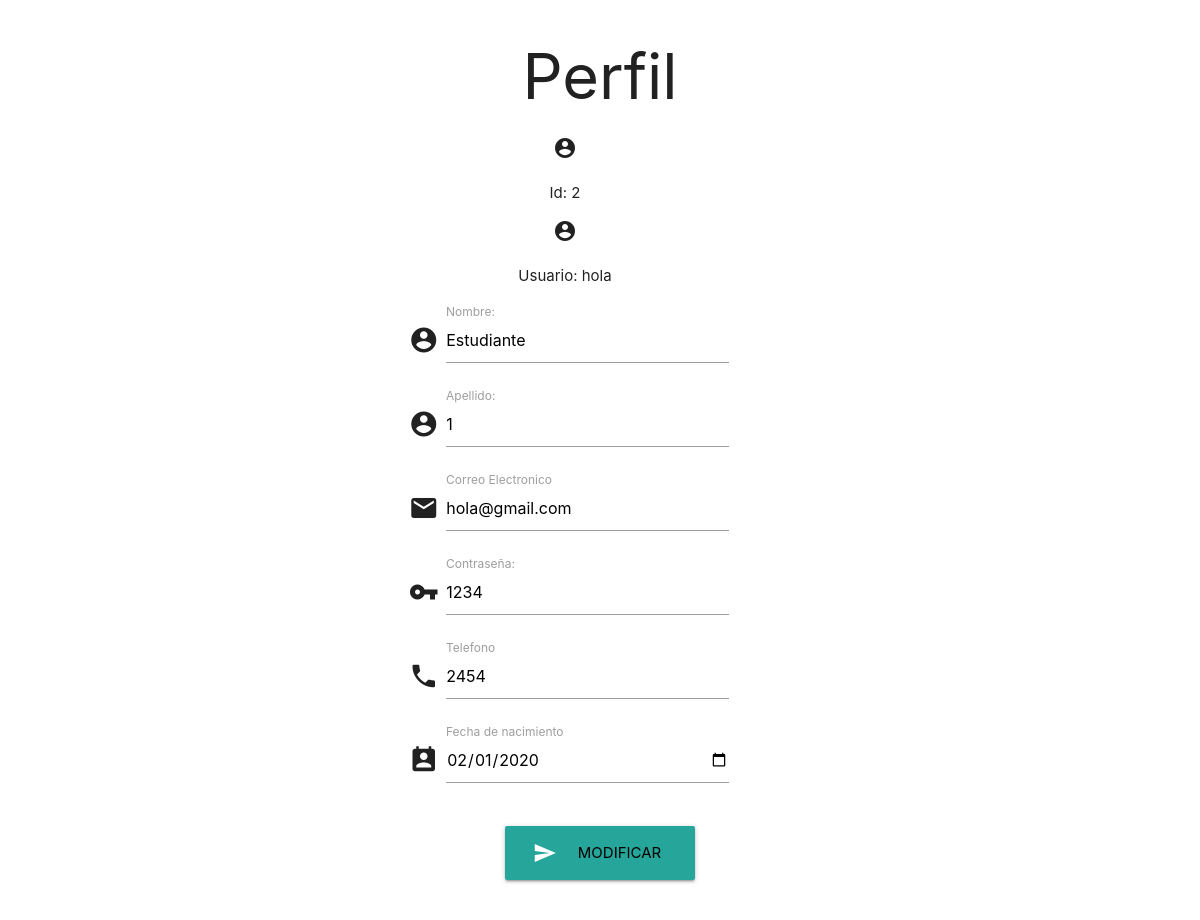
/Perfil.php (signed in), run on the app's committed database.
### tables this page shows
CREATE TABLE `usuarios` (
  `id` int(5) NOT NULL,
  `usuario` varchar(10) NOT NULL,
  `clave` int(10) NOT NULL,
  `correo` varchar(30) NOT NULL,
  `telefono` int(30) NOT NULL,
  `nombre` varchar(30) NOT NULL,
  `apellido` varchar(25) NOT NULL,
  `fecha de nacimiento` date NOT NULL,
  `genero` varchar(2) NOT NULL,
  `nivel` int(3) NOT NULL
);

### Perfil.php (the view, shortened to what this page needs)
<?php
 include ('config.php');
$sql = "SELECT * FROM usuarios WHERE id='$_SESSION[Id]' ";
$result = $conn->query($sql);
if ($result->num_rows > 0) {
	$row = $result->fetch_assoc();
	}
?>
<!doctype html>
<html>
<head>
    <?php
        include ('head.php');
    ?>
</head>
<body >
	<div class="conatiner center">
	<h1>Perfil</h1>
	</div>
	<div class="container center">
    <div class="row">
    <form class="col s12" method="post" action="">
      <div class="row">
		  <div class="col s5 offset-s3">
           <i class="material-icons prefix">account_circle</i>
           <p>Id: <?php echo $row["id"]?></p>
        </div>
        <div class=" col s5 offset-s3">
          <i class="material-icons prefix">account_circle</i>
           <p>Usuario: <?php echo $row["usuario"]?></p>
        </div>
        <div class="input-field col s5 offset-s3">
           <i class="material-icons prefix">account_circle</i>
          <input placeholder="Nombre"id="last_name" type="text" class="validate" name="nombre" value="<?php echo $row["nombre"]?>">
          <label for="last_name">Nombre:</label>
        </div>
        <div class="input-field col s5 offset-s3">
           <i class="material-icons prefix">account_circle</i>
          <input placeholder="Apellido"id="last_name" type="text" class="validate" name="apellido" value="<?php echo $row["apellido"]?>">
          <label for="last_name">Apellido:</label>
        </div>
        <div class="input-field col s5 offset-s3">
          <i class="material-icons prefix">email</i>
          <input id="email" type="email" class="validate" name="correo" value="<?php echo $row["correo"]?>">
          <label for="email">Correo Electronico</label>
        </div>
		   <div class="input-field col s5 offset-s3">
           <i class="material-icons prefix">vpn_key</i>
          <input placeholder="Contraseña" id="password" type="text"class="validate" name="clave" value="<?php echo $row["clave"]?>">
          <label for="first_name">Contraseña:</label>
        </div>
         <div class="input-field col s5 offset-s3">
          <i class="material-icons prefix">phone</i>
          <input id="icon_telephone" type="tel" class="validate" name="telefono" value="<?php echo $row["telefono"]?>">
          <label for="icon_telephone">Telefono</label>
         </div>
        <div class="input-field col s5 offset-s3">
           <i class="material-icons prefix">perm_contact_calendar</i>
            <input id="calendario" type="date" name="fechadenac" value="<?php echo $row["fecha de nacimiento"]?>">
            <label >Fecha de nacimiento</label>
        </div>
		  </div>
		  <div class="row center">
        <a class="waves-effect waves-light btn-large shake-slow"><i class="material-icons left  ">send</i><input type="submit" value="modificar" name="modificar"></input></a>
      </div>
		</div>
	</div>
</body>
</html>

### data on the page
usuarios: id "2", usuario "hola", nombre "Estudiante", apellido "1", correo "hola@gmail.com", clave "1234", telefono "2454", fechadenac "02/01/2020"
